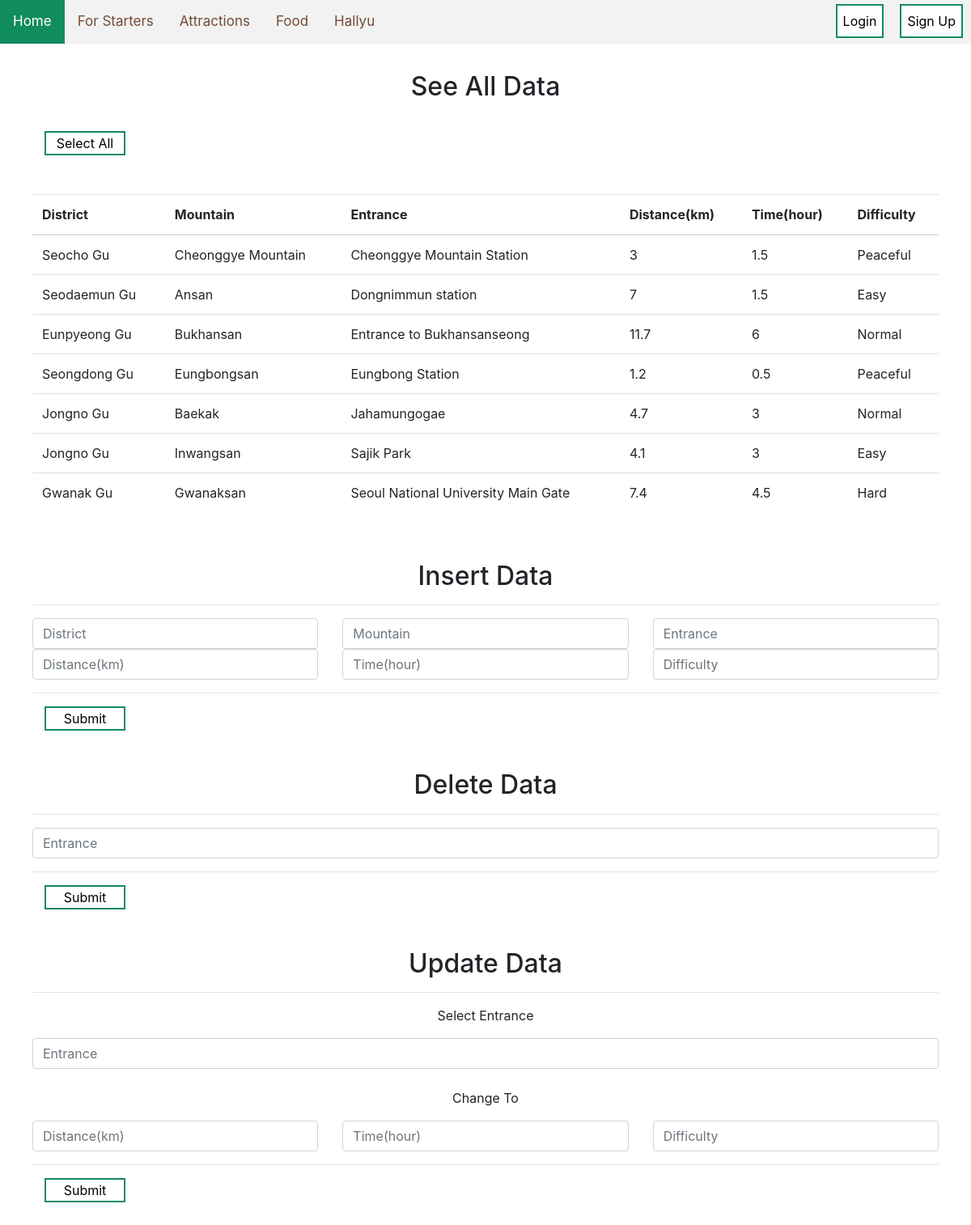
The page /page2_hiking.php on the database its author committed.
### tables this page shows
create table hiking_trail(
  gu varchar(30),
  mountain varchar(30),
  entrance varchar(50) not null,
  distance float,
  time float,
  difficulty varchar(30),
  primary key(entrance),
  foreign key(gu) references visitor_gu (gu)
);

### page2_hiking.php (the view, shortened to what this page needs)
<?php include("base.php")?>
<div class= "container">
<form action="page2_hiking.php" method="GET">
  <br>
  <h2 class="text-center">See All Data </h2><br>
  <form>
      <div class="col-auto my-1">
        <button type="submit" class="button button1">Select All</button>
      </div>
</form>
</div>
</html>
<?php
include_once 'includes/dbhc.inc.php';
$sql = "
Select * from hiking_trail ";
$res = mysqli_query($conn, $sql);
if($res){
    echo "<br><div class='container'>";
    echo "<table class='table'>";
    echo"   <thead>
            <tr>
            <th scope='col'>District</th>
            <th scope='col'>Mountain</th>
            <th scope='col'>Entrance</th>
            <th scope='col'>Distance(km)</th>
            <th scope='col'>Time(hour)</th>
            <th scope='col'>Difficulty</th>
            </tr>
            </thead>";
    echo "<tbody>";
    while($row = mysqli_fetch_assoc($res)){
        $gu = $row['gu'];
        $mountain = $row['mountain'];
        $entrance = $row['entrance'];
        $distance = $row['distance'];
        $time = $row['time'];
        $difficulty = $row['difficulty'];
        echo "<tr>";
        echo "<td>" . $gu . " Gu </td>";
        echo "<td>" . $mountain . "</td>";
        echo "<td>" . $entrance . "</td>";
        echo "<td>" . $distance . "</td>";
        echo "<td>" . $time . "</td>";
        echo "<td>" . $difficulty . "</td>";
        echo "</tr>";
    }
    echo "</tbody>";
    echo "</table>";
    echo "</div>";
}else{
    printf("Could not retrieve records. %s\n", mysqli_error($mysqli));
}
?>
<html>
<head>
  <link rel="stylesheet" href = './style.css'>
</head>
<div class= "container">
<form action="page2_hiking_insert.php" method="GET">
  <br>
  <h2 class="text-center">Insert Data </h2><hr>
    <div class="row">
      <div class="col">
        <input type="text" class="form-control" name="gu" placeholder="District">
      </div>
      <div class="col">
        <input type="text" class="form-control" name="mountain" placeholder="Mountain">
      </div>
      <div class="col">
        <input type="text" class="form-control" name="entrance" placeholder="Entrance">
      </div>
    </div>
    <div class="row">
      <div class="col">
        <input type="number" name="distance" placeholder="Distance(km)" class="form-control" data-decimals="1" min="0" max="8000" step="0.1"/>
      </div>
      <div class="col">
        <input type="number" name="time" placeholder="Time(hour)" class="form-control" data-decimals="1" min="0" max="8000" step="0.1"/>
      </div>
      <div class="col">
        <input type="text" class="form-control" name="difficulty" placeholder="Difficulty">
      </div>
    </div>
        <hr>
      <div class="col-auto my-1">
        <button type="submit" class="button button1">Submit</button>
      </div>
</form>
</div>
</html>
<div class= "container">
<form action="page2_hiking_delete.php" method="GET">
  <br>
  <h2 class="text-center">Delete Data </h2><hr>
    <div class="row">
      <div class="col">
        <input type="text" class="form-control" name="entrance" placeholder="Entrance">
      </div>
    </div>
        <hr>
      <div class="col-auto my-1">
        <button type="submit" class="button button1">Submit</button>
      </div>
</form>
</div>
</html>
<div class= "container">
<form action="page2_hiking_update.php" method="GET">
  <br>
  <h2 class="text-center">Update Data </h2><hr>
    <p class="text-center">Select Entrance</p>
    <div class="row">
      <div class="col">
        <input type="text" class="form-control" name="entrance" placeholder="Entrance">
      </div>
    </div>
    <br><p class="text-center">Change To</p>
    <div class="row">
      <div class="col">
        <input type="number" name="distance" placeholder="Distance(km)" class="form-control" data-decimals="1" min="0" max="8000" step="0.1"/>
      </div>
      <div class="col">
        <input type="number" name="time" placeholder="Time(hour)" class="form-control" data-decimals="1" min="0" max="8000" step="0.1"/>
      </div>
      <div class="col">
        <input type="text" class="form-control" name="difficulty" placeholder="Difficulty">
      </div>
    </div>
        <hr>
      <div class="col-auto my-1">
        <button type="submit" class="button button1">Submit</button>
      </div>
</form>
</div>
</html>

### style.css (style rules this page uses)
body { margin: 0; font: 'Times New Roman', Times, serif; }
.container { padding: 10px; }
.button1 { background-color: white; color: black; border: 2px solid #118c5f; width: 100px; margin-right: 20px; }

### rows shown on the page
hiking_trail: gu "Seocho", mountain "Cheonggye Mountain", entrance "Cheonggye Mountain Station", distance "3", time "1.5", difficulty "Peaceful"
hiking_trail: gu "Seodaemun", mountain "Ansan", entrance "Dongnimmun station", distance "7", time "1.5", difficulty "Easy"
hiking_trail: gu "Eunpyeong", mountain "Bukhansan", entrance "Entrance to Bukhansanseong", distance "11.7", time "6", difficulty "Normal"
hiking_trail: gu "Seongdong", mountain "Eungbongsan", entrance "Eungbong Station", distance "1.2", time "0.5", difficulty "Peaceful"
hiking_trail: gu "Jongno", mountain "Baekak", entrance "Jahamungogae", distance "4.7", time "3", difficulty "Normal"
hiking_trail: gu "Jongno", mountain "Inwangsan", entrance "Sajik Park", distance "4.1", time "3", difficulty "Easy"
hiking_trail: gu "Gwanak", mountain "Gwanaksan", entrance "Seoul National University Main Gate", distance "7.4", time "4.5", difficulty "Hard"
